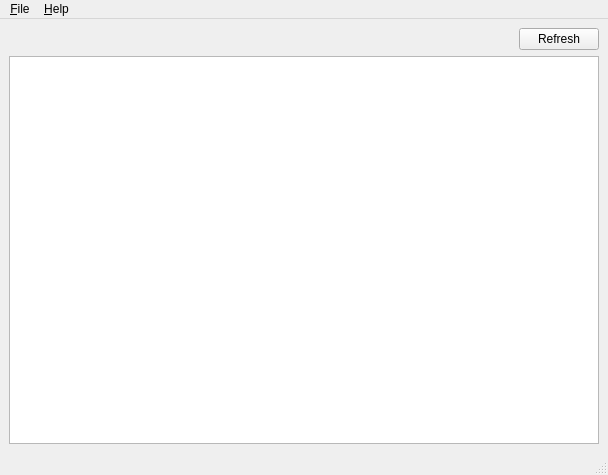
<?xml version="1.0" encoding="UTF-8"?>
<ui version="4.0">
 <class>MainWindow</class>
 <widget class="QMainWindow" name="MainWindow">
  <property name="geometry">
   <rect>
    <x>0</x>
    <y>0</y>
    <width>608</width>
    <height>475</height>
   </rect>
  </property>
  <property name="windowTitle">
   <string>MainWindow</string>
  </property>
  <widget class="QWidget" name="centralwidget">
   <layout class="QGridLayout" name="gridLayout">
    <item row="0" column="0">
     <spacer name="horizontalSpacer">
      <property name="orientation">
       <enum>Qt::Horizontal</enum>
      </property>
      <property name="sizeHint" stdset="0">
       <size>
        <width>456</width>
        <height>17</height>
       </size>
      </property>
     </spacer>
    </item>
    <item row="0" column="1">
     <layout class="QHBoxLayout" name="horizontalLayout">
      <item>
       <widget class="QLabel" name="label">
        <property name="text">
         <string/>
        </property>
       </widget>
      </item>
      <item>
       <widget class="QPushButton" name="refreshPushButton">
        <property name="text">
         <string>Refresh</string>
        </property>
       </widget>
      </item>
     </layout>
    </item>
    <item row="1" column="0" colspan="2">
     <widget class="QTableView" name="tableView"/>
    </item>
   </layout>
  </widget>
  <widget class="QMenuBar" name="menubar">
   <property name="geometry">
    <rect>
     <x>0</x>
     <y>0</y>
     <width>608</width>
     <height>22</height>
    </rect>
   </property>
   <widget class="QMenu" name="menuOpen_Folder">
    <property name="title">
     <string>&amp;File</string>
    </property>
    <addaction name="actionOpen_Folder"/>
    <addaction name="actionSave_As"/>
    <addaction name="separator"/>
    <addaction name="actionExit"/>
   </widget>
   <widget class="QMenu" name="menu_Help">
    <property name="title">
     <string>&amp;Help</string>
    </property>
    <addaction name="separator"/>
    <addaction name="separator"/>
    <addaction name="separator"/>
    <addaction name="actionAbout"/>
   </widget>
   <addaction name="menuOpen_Folder"/>
   <addaction name="menu_Help"/>
  </widget>
  <widget class="QStatusBar" name="statusbar"/>
  <action name="actionOpen_Folder">
   <property name="text">
    <string>Open Folder...</string>
   </property>
   <property name="shortcut">
    <string>Ctrl+O</string>
   </property>
  </action>
  <action name="actionExit">
   <property name="text">
    <string>Exit</string>
   </property>
   <property name="shortcut">
    <string>Ctrl+Q</string>
   </property>
  </action>
  <action name="actionAbout">
   <property name="text">
    <string>About</string>
   </property>
  </action>
  <action name="actionSave_As">
   <property name="text">
    <string>Save As...</string>
   </property>
   <property name="shortcut">
    <string>Ctrl+S</string>
   </property>
  </action>
 </widget>
 <resources/>
 <connections/>
</ui>
